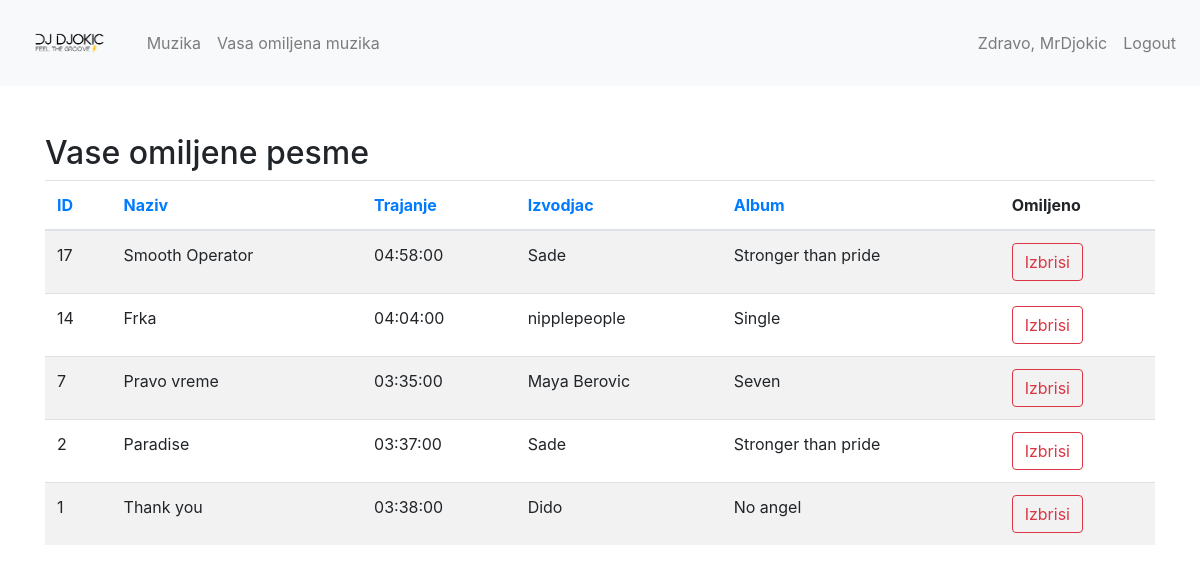
Page /omiljena_muzika.php?order_by=id&order_dir=desc (signed in) on the committed database.
### tables this page shows
CREATE TABLE `pesme` (
  `id` int(11) NOT NULL,
  `naziv` varchar(255) NOT NULL,
  `trajanje` time NOT NULL,
  `izvodjac_id` int(11) NOT NULL,
  `album_id` int(11) NOT NULL
);

CREATE TABLE `izvodjaci` (
  `id` int(11) NOT NULL,
  `ime` varchar(255) NOT NULL
);

CREATE TABLE `albumi` (
  `id` int(11) NOT NULL,
  `naziv` varchar(255) NOT NULL,
  `godina_izdavanja` year(4) NOT NULL,
  `izvodjac_id` int(11) NOT NULL
);

### omiljena_muzika.php (the view, shortened to what this page needs)
<?php
include('header.php');
include('db.php');
$user_id = $_SESSION['user_id'];
$order_by = isset($_GET['order_by']) ? $_GET['order_by'] : 'pesma_naziv';
$order_dir = isset($_GET['order_dir']) && $_GET['order_dir'] == 'desc' ? 'DESC' : 'ASC';
$sql = "SELECT omiljene_pesme FROM korisnicke_preferencije WHERE korisnicko_ime = '$user_id'";
$result = $conn->query($sql);
if ($result && $result->num_rows > 0) {
    $row = $result->fetch_assoc();
    $favorites = $row['omiljene_pesme'] ? explode(',', $row['omiljene_pesme']) : [];
} else {
    $favorites = [];
}
if (count($favorites) > 0) {
    $favorites_str = implode(',', $favorites);
    $sql = "SELECT pesme.id, pesme.naziv AS pesma_naziv, pesme.trajanje, izvodjaci.ime AS izvodjac_ime, albumi.naziv AS album_naziv
            FROM pesme
            JOIN izvodjaci ON pesme.izvodjac_id = izvodjaci.id
            JOIN albumi ON pesme.album_id = albumi.id
            WHERE pesme.id IN ($favorites_str)
            ORDER BY $order_by $order_dir";
    $result = $conn->query($sql);
} else {
    $result = false;
}
?>
<div class="container mt-5">
    <h2>Vase omiljene pesme</h2>
    <table class="table table-striped">
        <thead>
            <tr>
                <th><a href="?order_by=id&order_dir=<?= $order_dir == 'ASC' ? 'desc' : 'asc' ?>">ID</a></th>
                <th><a href="?order_by=pesma_naziv&order_dir=<?= $order_dir == 'ASC' ? 'desc' : 'asc' ?>">Naziv</a></th>
                <th><a href="?order_by=trajanje&order_dir=<?= $order_dir == 'ASC' ? 'desc' : 'asc' ?>">Trajanje</a></th>
                <th><a href="?order_by=izvodjac_ime&order_dir=<?= $order_dir == 'ASC' ? 'desc' : 'asc' ?>">Izvodjac</a></th>
                <th><a href="?order_by=album_naziv&order_dir=<?= $order_dir == 'ASC' ? 'desc' : 'asc' ?>">Album</a></th>
                <th>Omiljeno</th>
            </tr>
        </thead>
        <tbody>
            <?php if ($result && $result->num_rows > 0): ?>
                <?php while($row = $result->fetch_assoc()): ?>
                    <tr>
                        <td><?= $row['id'] ?></td>
                        <td><?= $row['pesma_naziv'] ?></td>
                        <td><?= $row['trajanje'] ?></td>
                        <td><?= $row['izvodjac_ime'] ?></td>
                        <td><?= $row['album_naziv'] ?></td>
                        <td>
                            <form method="POST" action="omiljena_muzika.php">
                                <button type="submit" class="btn btn-outline-danger">Izbrisi</button>
                            </form>
                        </td>
                    </tr>
                <?php endwhile; ?>
            <?php else: ?>
                <tr>
                    <td colspan="6">Trenutno nemate ni jednu omiljenu pesamu.</td>
                </tr>
            <?php endif; ?>
        </tbody>
    </table>
</div>
</body>
</html>

### rows in the picture
pesme: id "17", naziv "Smooth Operator", trajanje "04:58:00", izvodjac.ime "Sade", album.naziv "Stronger than pride"
pesme: id "14", naziv "Frka", trajanje "04:04:00", izvodjac.ime "nipplepeople", album.naziv "Single"
pesme: id "7", naziv "Pravo vreme", trajanje "03:35:00", izvodjac.ime "Maya Berovic", album.naziv "Seven"
pesme: id "2", naziv "Paradise", trajanje "03:37:00", izvodjac.ime "Sade", album.naziv "Stronger than pride"
pesme: id "1", naziv "Thank you", trajanje "03:38:00", izvodjac.ime "Dido", album.naziv "No angel"

### other values in the picture
$_SESSION['username'] "MrDjokic"
